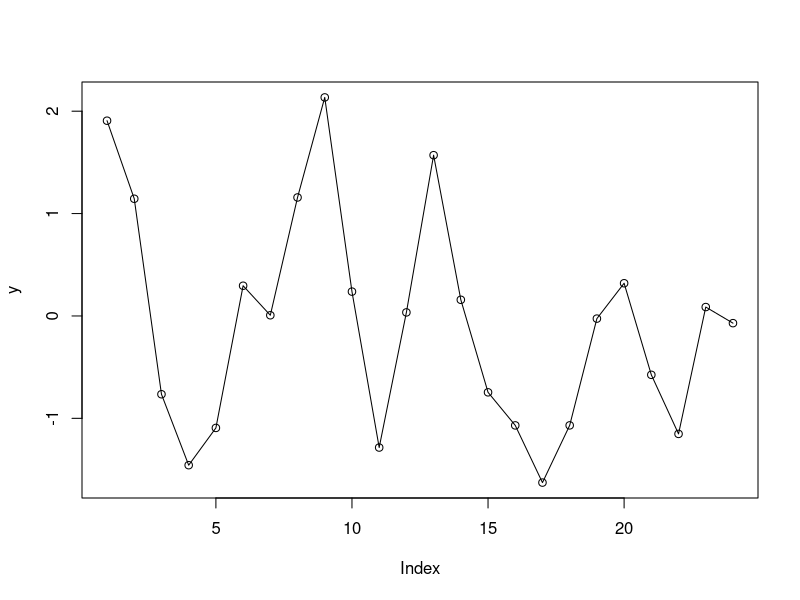
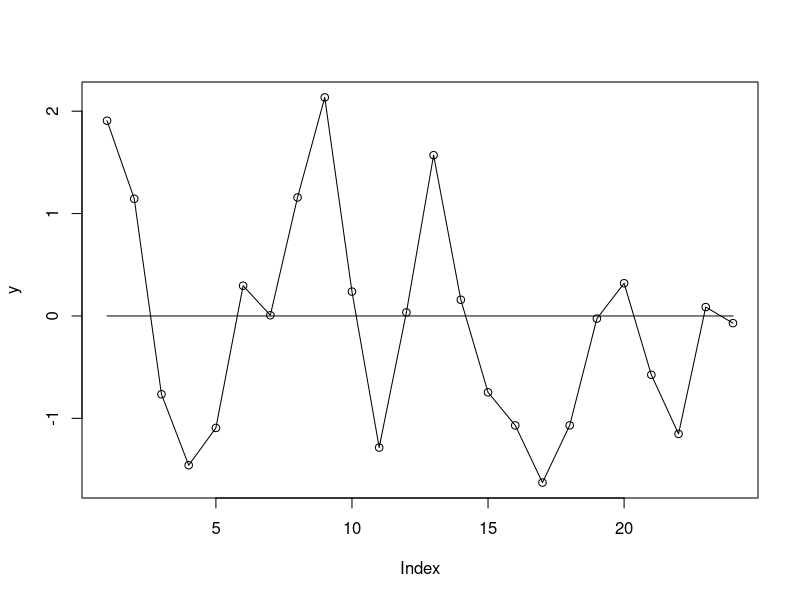
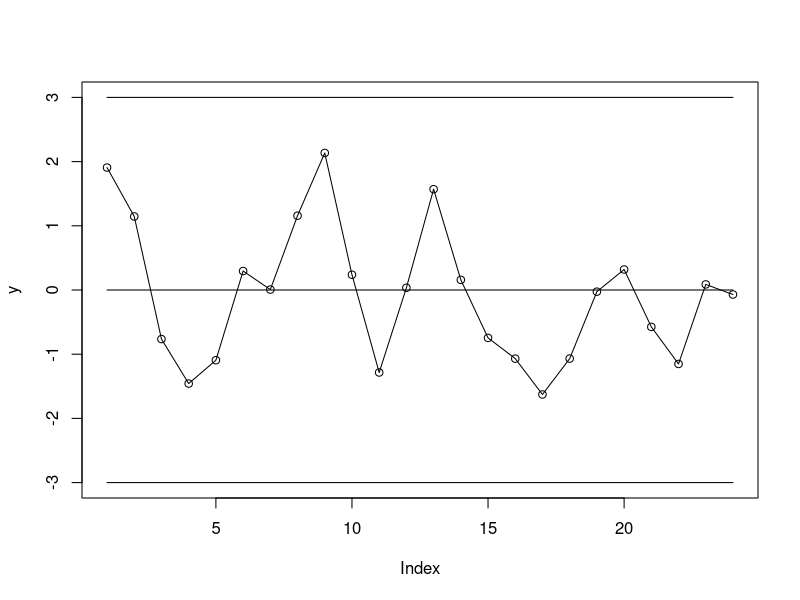
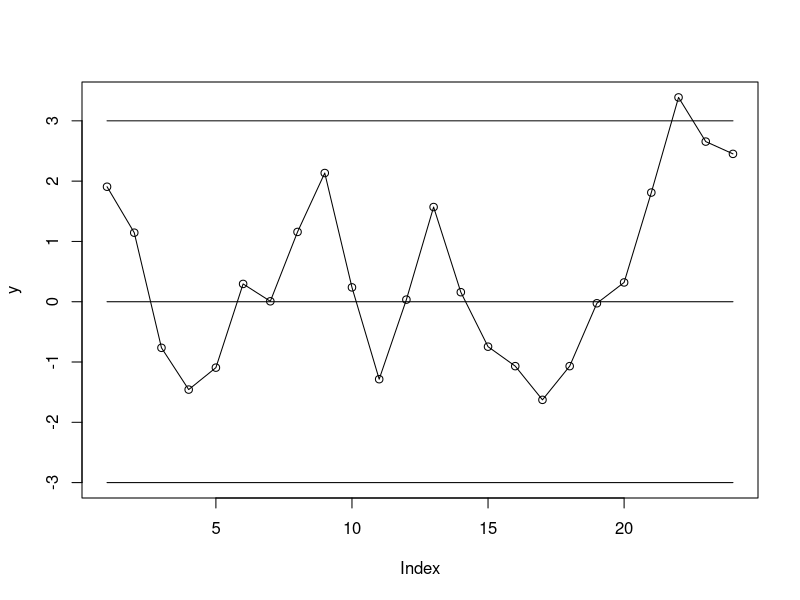

Recreate these plots in R, in order.
## ---- chunk 1
knitr::opts_chunk$set(fig.asp = 2/3,
                      dev     = 'svg')
## ---- chunk 2
# Initialise random number generator to make results reproducible
set.seed(27)

# Create a vector of 24 random numbers from a normal distribution
y <- rnorm(24, mean = 0, sd = 1)
## ---- chunk 3
# Make point-and-line plot
plot(y, type = 'o')
## ---- chunk 4
# Create y-coordinates for the centre line
cl  <- rep(0,  length(y))

# Plot data and add centre line
plot(y, type = 'o')
lines(cl)
## ---- chunk 5
# Create y-coordinates for the control limits
lcl <- rep(-3, length(y))
ucl <- rep(3,  length(y))
## ---- chunk 6
# Plot data expanding y-axis to make room for all data and lines
plot(y, type = 'o', ylim = range(y, lcl, ucl))

# Add lines
lines(ucl)
lines(cl)
lines(lcl)
## ---- chunk 7
# Initialise random number generator to make results reproducible
set.seed(19)

# Introduce a shift in data
y[21:24] <- rnorm(4, mean = 3)

# Plot control chart
plot(y, type = 'o', ylim = range(y, lcl, ucl))
lines(ucl)
lines(cl)
lines(lcl)
